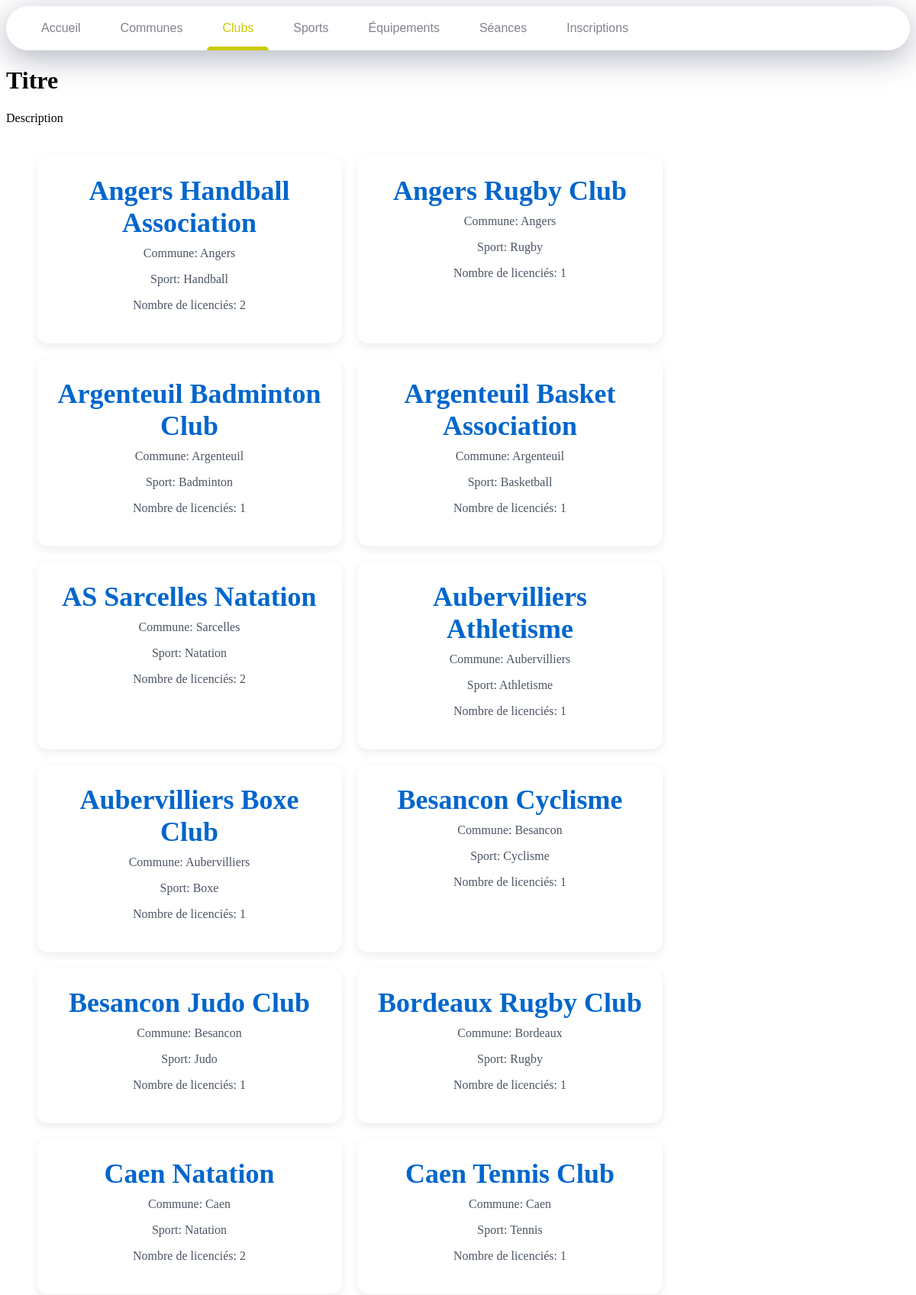
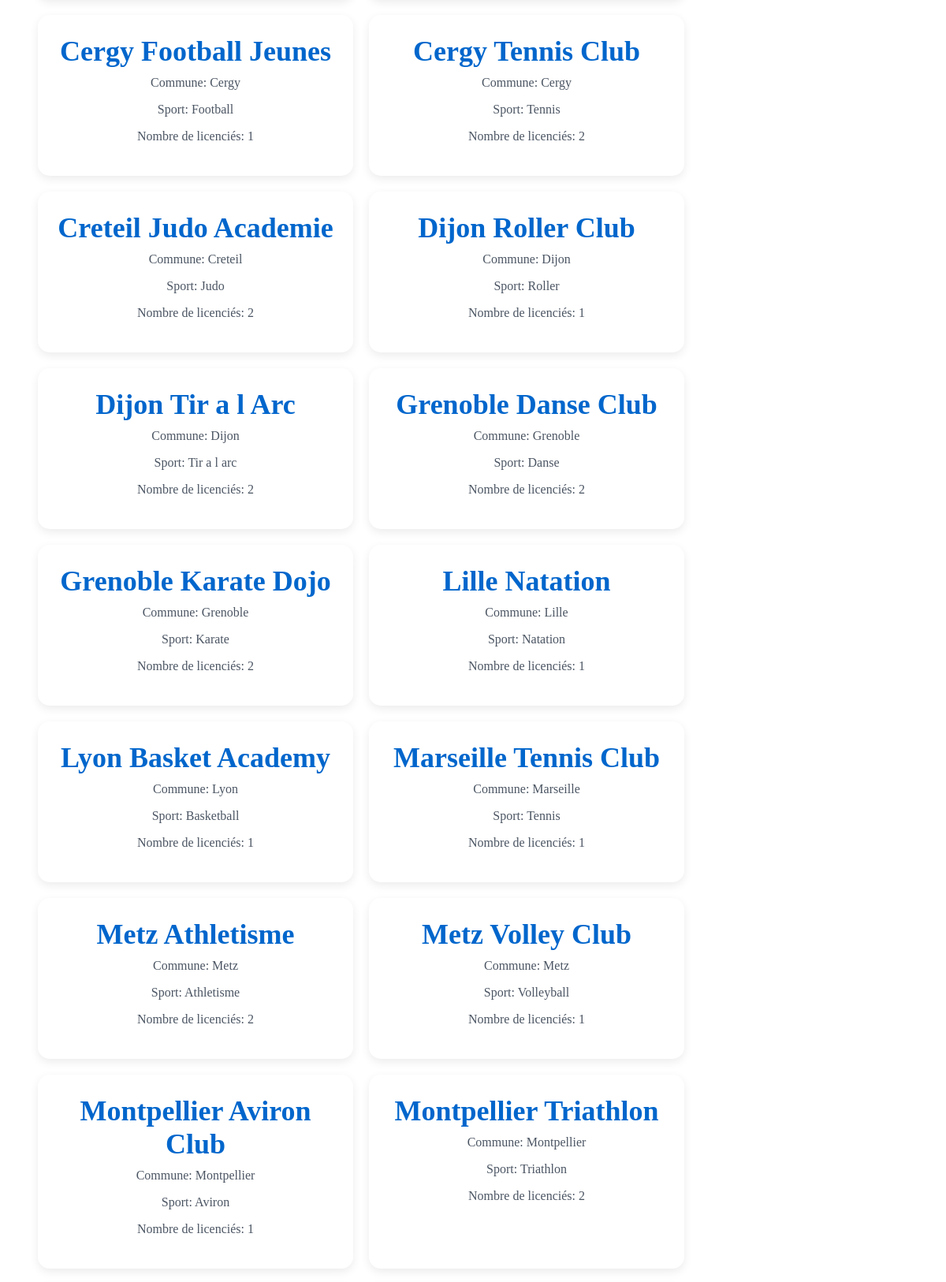
Screenshot of /clubs.php (upper part) with the database file from the repository (2 pictures, top to bottom).
### tables this page shows
CREATE TABLE Clubs (
    id_club BIGINT NOT NULL,
    nom VARCHAR(80) NOT NULL,
    id_commune BIGINT NOT NULL,
    id_sport BIGINT NOT NULL,
    CONSTRAINT PK_Clubs PRIMARY KEY (id_club),
    CONSTRAINT FK_Clubs_Communes FOREIGN KEY (id_commune) REFERENCES Communes(id_commune) ON DELETE CASCADE,
    CONSTRAINT FK_Clubs_Sports FOREIGN KEY (id_sport) REFERENCES Sports(id_sport) ON DELETE CASCADE
);

CREATE TABLE Communes (
    id_commune BIGINT NOT NULL,
    nom VARCHAR(50) NOT NULL,
    CodePostal INT NOT NULL,
    Departement INT NOT NULL,
    Region VARCHAR(80) NOT NULL,
    CONSTRAINT PK_Communes PRIMARY KEY (id_commune)
);

CREATE TABLE Sports (
    id_sport BIGINT NOT NULL,
    nom VARCHAR(50) NOT NULL,
    Federation VARCHAR(50) NOT NULL,
    CONSTRAINT PK_Sports PRIMARY KEY (id_sport)
);

### public/clubs.php (the view, shortened to what this page needs)
<?php
require "../config/db.php";
$sql = "SELECT
            cl.id_club,
            cl.nom,
            co.nom AS commune,
            sp.nom AS sport,
            COUNT(DISTINCT i.id_licencies) AS nb_licencies
        FROM Clubs cl
        JOIN Communes co ON cl.id_commune = co.id_commune
        JOIN Sports sp ON cl.id_sport = sp.id_sport
        LEFT JOIN Seances s ON cl.id_club = s.id_club
        LEFT JOIN Inscriptions i ON s.id_seance = i.id_seance
        GROUP BY cl.id_club, cl.nom, co.nom, sp.nom
        ORDER BY cl.nom
        ";
$stmt = $pdo->query($sql);
$clubs = $stmt->fetchAll(PDO::FETCH_ASSOC);
?>
<!DOCTYPE html>
<html lang="fr">
<head>
    <link rel="stylesheet" href="../assets/css/style.css">
</head>
<body>
    <nav>
        <a href="index.php" class="nav-item" data-active-color="#cc0000" data-target="Accueil">Accueil</a>
        <a href="communes.php" class="nav-item" data-active-color="#cc7700" data-target="Communes">Communes</a>
        <a href="clubs.php" class="nav-item is-active" data-active-color="#ccc900" data-target="Clubs">Clubs</a>
        <a href="sports.php" class="nav-item" data-active-color="#00cca3" data-target="Sports">Sports</a>
        <a href="equipements.php" class="nav-item" data-active-color="#0022cc" data-target="Equipements">Équipements</a>
        <a href="seances.php" class="nav-item" data-active-color="#c200cc" data-target="Seances">Séances</a>
        <a href="inscriptions.php" class="nav-item" data-active-color="#cc007e" data-target="Inscriptions">Inscriptions</a>
        <span class="nav-indicator"></span>
    </nav>
    <h1>Titre</h1>
    <p>Description</p>
    <section class="clubs">
        <?php foreach($clubs as $club):?>
        <div class="club-card">
            <h2><?= htmlspecialchars($club['nom']) ?></h2>
            <p> Commune: <?= htmlspecialchars($club['commune']) ?></p>
            <p> Sport: <?= htmlspecialchars($club['sport']) ?></p>
            <p> Nombre de licenciés: <?= htmlspecialchars($club['nb_licencies']) ?></p>
        </div>
        <?php endforeach; ?>
    </section>
</body>
</html>

### assets/css/style.css (style rules this page uses)
* { box-sizing: border-box; text-decoration: none; }
nav { background-color: #fff; padding: 0 20px; border-radius: 40px; box-shadow: 0 10px 40px rgba(159, 162, 177, .8); display: flex; overflow: hidden; overflow-x: auto; position: relative; }
.nav-item { color: #83818c; font-family: arial, sans-serif; padding: 20px; margin: 0 6px; position: relative; }
.nav-item:before { content: ""; position: absolute; bottom: -6px; background-color: #dfe2ea; height: 5px; width: 100%; border-radius: 8px 8px 0 0; left: 0; transition: .3s; }
.nav-indicator { position: absolute; left: 0; bottom: 0; height: 5px; transition: .4s; border-radius: 8px 8px 0 0; }
.clubs { display: flex; gap: 20px; margin: 40px; flex-wrap: wrap; }
.club-card { background-color: white; width: 400px; padding: 25px; border-radius: 15px; text-align: center; box-shadow: 0 4px 12px rgba(0, 0, 0, 0.08); }
.club-card h2 { margin: 0; font-size: 36px; color: #0066cc; }
.club-card p { margin-top: 10px; font-size: 16px; color: #4b5563; }

### rows the page displays
clubs: nom "Angers Handball Association", id_commune.nom "Angers", id_sport.nom "Handball", nb_licencies "2"
clubs: nom "Angers Rugby Club", id_commune.nom "Angers", id_sport.nom "Rugby", nb_licencies "1"
clubs: nom "Argenteuil Badminton Club", id_commune.nom "Argenteuil", id_sport.nom "Badminton", nb_licencies "1"
clubs: nom "Argenteuil Basket Association", id_commune.nom "Argenteuil", id_sport.nom "Basketball", nb_licencies "1"
clubs: nom "AS Sarcelles Natation", id_commune.nom "Sarcelles", id_sport.nom "Natation", nb_licencies "2"
clubs: nom "Aubervilliers Athletisme", id_commune.nom "Aubervilliers", id_sport.nom "Athletisme", nb_licencies "1"
clubs: nom "Aubervilliers Boxe Club", id_commune.nom "Aubervilliers", id_sport.nom "Boxe", nb_licencies "1"
clubs: nom "Besancon Cyclisme", id_commune.nom "Besancon", id_sport.nom "Cyclisme", nb_licencies "1"
clubs: nom "Besancon Judo Club", id_commune.nom "Besancon", id_sport.nom "Judo", nb_licencies "1"
clubs: nom "Bordeaux Rugby Club", id_commune.nom "Bordeaux", id_sport.nom "Rugby", nb_licencies "1"
clubs: nom "Caen Natation", id_commune.nom "Caen", id_sport.nom "Natation", nb_licencies "2"
clubs: nom "Caen Tennis Club", id_commune.nom "Caen", id_sport.nom "Tennis", nb_licencies "1"
clubs: nom "Cergy Football Jeunes", id_commune.nom "Cergy", id_sport.nom "Football", nb_licencies "1"
clubs: nom "Cergy Tennis Club", id_commune.nom "Cergy", id_sport.nom "Tennis", nb_licencies "2"
clubs: nom "Creteil Judo Academie", id_commune.nom "Creteil", id_sport.nom "Judo", nb_licencies "2"
clubs: nom "Dijon Roller Club", id_commune.nom "Dijon", id_sport.nom "Roller", nb_licencies "1"
clubs: nom "Dijon Tir a l Arc", id_commune.nom "Dijon", id_sport.nom "Tir a l arc", nb_licencies "2"
clubs: nom "Grenoble Danse Club", id_commune.nom "Grenoble", id_sport.nom "Danse", nb_licencies "2"
clubs: nom "Grenoble Karate Dojo", id_commune.nom "Grenoble", id_sport.nom "Karate", nb_licencies "2"
clubs: nom "Lille Natation", id_commune.nom "Lille", id_sport.nom "Natation", nb_licencies "1"
clubs: nom "Lyon Basket Academy", id_commune.nom "Lyon", id_sport.nom "Basketball", nb_licencies "1"
clubs: nom "Marseille Tennis Club", id_commune.nom "Marseille", id_sport.nom "Tennis", nb_licencies "1"
clubs: nom "Metz Athletisme", id_commune.nom "Metz", id_sport.nom "Athletisme", nb_licencies "2"
clubs: nom "Metz Volley Club", id_commune.nom "Metz", id_sport.nom "Volleyball", nb_licencies "1"
clubs: nom "Montpellier Aviron Club", id_commune.nom "Montpellier", id_sport.nom "Aviron", nb_licencies "1"
clubs: nom "Montpellier Triathlon", id_commune.nom "Montpellier", id_sport.nom "Triathlon", nb_licencies "2"
